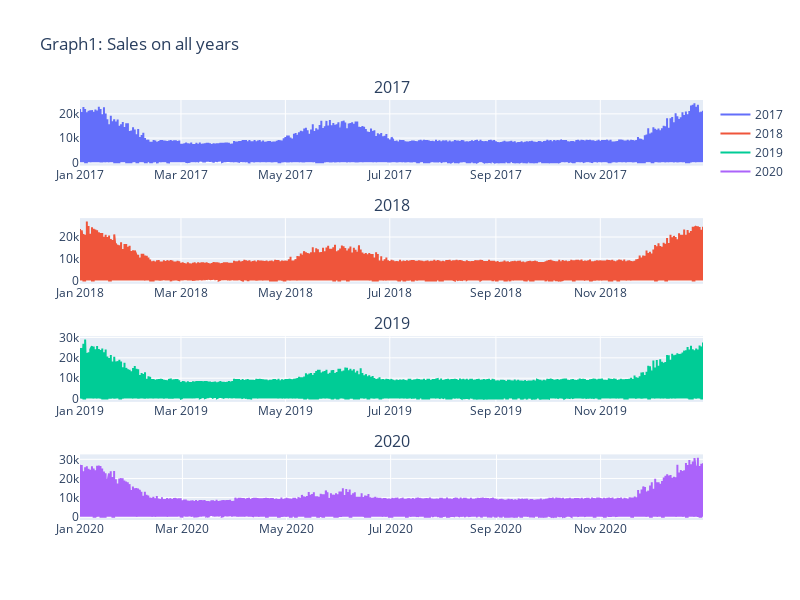

The code cell stored with this chart in its notebook:
### Code cell
# plot all time series

# Create traces for each time series
trace1 = go.Scatter(x=df_2017['Date'], y=df_2017['Sales_Volume'], mode='lines', name='2017')
trace2 = go.Scatter(x=df_2018['Date'], y=df_2018['Sales_Volume'], mode='lines', name='2018')
trace3 = go.Scatter(x=df_2019['Date'], y=df_2019['Sales_Volume'], mode='lines', name='2019')
trace4 = go.Scatter(x=df_2020['Date'], y=df_2020['Sales_Volume'], mode='lines', name='2020')
#trace5 = go.Scatter(x=df_2021['Date'], y=df_2021['Sales_Volume'], mode='lines', name='2021')

# Create a figure and add traces
fig = make_subplots(rows=4, cols=1, subplot_titles=('2017', '2018', '2019', '2020'))

fig.add_trace(trace1, row=1, col=1)
fig.add_trace(trace2, row=2, col=1)
fig.add_trace(trace3, row=3, col=1)
fig.add_trace(trace4, row=4, col=1)
#fig.add_trace(trace5, row=5, col=1)

# # Update figure layout
# fig.update_layout(title='Three Time Series',
#                   xaxis_title='Date',
#                   yaxis_title='sales')

# Update layout
fig.update_layout(height=600, width=800, title_text="Graph1: Sales on all years")


# Show the plot
fig.show()

### Figure 1 — Plotly figure (JSON) as saved in the notebook; plotly's stock layout.template omitted (floating-point values rounded to 4 significant figures; data arrays with more than 128 entries replaced by an {"elided": "..."} marker saying what was removed)
{"data": [{"mode": "lines", "name": "2017", "type": "scatter", "x": {"elided": "4380 str values"}, "xaxis": "x", "y": {"elided": "4380 float values"}, "yaxis": "y"}, {"mode": "lines", "name": "2018", "type": "scatter", "x": {"elided": "4380 str values"}, "xaxis": "x2", "y": {"elided": "4380 float values"}, "yaxis": "y2"}, {"mode": "lines", "name": "2019", "type": "scatter", "x": {"elided": "4380 str values"}, "xaxis": "x3", "y": {"elided": "4380 float values"}, "yaxis": "y3"}, {"mode": "lines", "name": "2020", "type": "scatter", "x": {"elided": "4392 str values"}, "xaxis": "x4", "y": {"elided": "4392 float values"}, "yaxis": "y4"}], "layout": {"annotations": [{"font": {"size": 16}, "showarrow": false, "text": "2017", "x": 0.5, "xanchor": "center", "xref": "paper", "y": 1, "yanchor": "bottom", "yref": "paper"}, {"font": {"size": 16}, "showarrow": false, "text": "2018", "x": 0.5, "xanchor": "center", "xref": "paper", "y": 0.7188, "yanchor": "bottom", "yref": "paper"}, {"font": {"size": 16}, "showarrow": false, "text": "2019", "x": 0.5, "xanchor": "center", "xref": "paper", "y": 0.4375, "yanchor": "bottom", "yref": "paper"}, {"font": {"size": 16}, "showarrow": false, "text": "2020", "x": 0.5, "xanchor": "center", "xref": "paper", "y": 0.1562, "yanchor": "bottom", "yref": "paper"}], "height": 600, "title": {"text": "Graph1: Sales on all years"}, "width": 800, "xaxis": {"anchor": "y", "domain": [0, 1]}, "xaxis2": {"anchor": "y2", "domain": [0, 1]}, "xaxis3": {"anchor": "y3", "domain": [0, 1]}, "xaxis4": {"anchor": "y4", "domain": [0, 1]}, "yaxis": {"anchor": "x", "domain": [0.8438, 1]}, "yaxis2": {"anchor": "x2", "domain": [0.5625, 0.7188]}, "yaxis3": {"anchor": "x3", "domain": [0.2812, 0.4375]}, "yaxis4": {"anchor": "x4", "domain": [0, 0.1562]}}}
